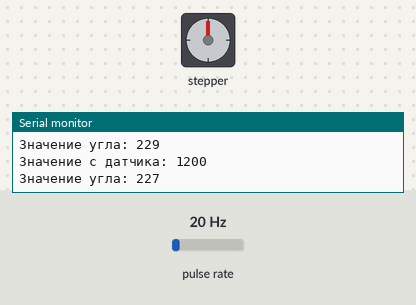
Bench run of a sketch on a simulated Arduino Uno, built with avr-gcc and run on an emulated ATmega328P. Parts: stepper motor, the last lines printed to the serial monitor. Wiring (inferred from the names in the program): pulse sensor: data pin 2; stepper motor driver (200 steps per turn assumed): step pin 8; direction pin 6. The test bench sets the inputs (shaded band); at power-on: pulse rate 20 Hz.

Above: at 1.2 s.
1.3 s: pulse rate (sensor on pin 2) set to 4 Hz
4.3 s: pulse rate (sensor on pin 2) set to 50 Hz
At 5.41 s:
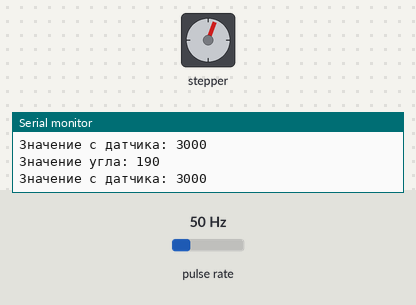
10.3 s: pulse rate (sensor on pin 2) set to 0 Hz
At 10.42 s:
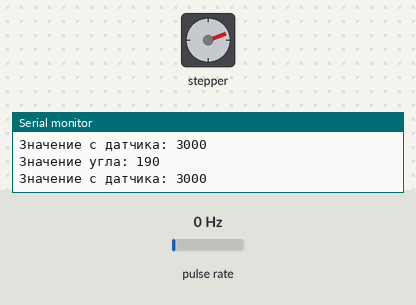
13.3 s: pulse rate (sensor on pin 2) set to 196 Hz
At 13.49 s:
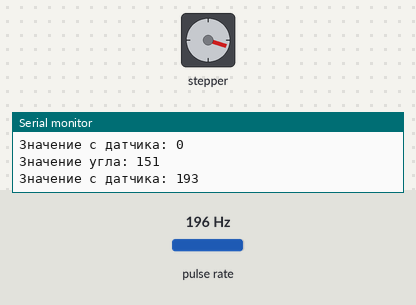
Timing chart, 0 to 27.5 s (numbered marks = the images above; inputs shaded):
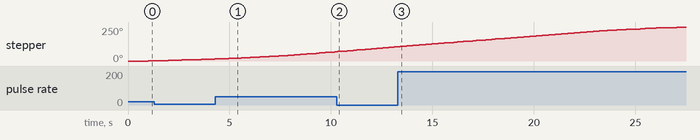

The sketch:

program.ino
```cpp
// ======================= НАСТРОЙКИ =======================

#define SENSOR_PIN 2 // пин подключения датчика

#define SENSOR_VALUE_MIN 0    // минимальное показание датчика
#define SENSOR_VALUE_MAX 1023 // макимальное показание датчика

#define STEP_PIN 8 // пин для подключения STEP пина
#define DIR_PIN 6  // пин для подключения DIR пина

#define MOTOR_SPEED 150  // скорость мотора (шагов/сек)
#define MOTOR_ACCEL 1    // величина ускорения/торможения (шаг/сек^2)
#define AUTO_POWER false // отключать мотор при достижении цели (true/false)

#define STEPS_PER_DEGREE 1.8 // сколько градусов на 1 шаг
#define STEPS_PER_CIRCLE 200 // сколько шагов на 360 градусов
/*
  в интернете нашел информацию что за один шаг мотор 42HS40-1304A05-D24 поварачивается на 1.8 градусов,
  поэтому STEPS_PER_DEGREE будет 1.8, а соотвественно STEPS_PER_CIRCLE будет 200 (т.к. 360 / 1.8 = 200)
*/

#define ANGLE_MIN 0    // минимальный угол
#define ANGLE_MAX 2160 // максимальный угол (6 оборотов по 360 градусов = 2160)

#define MODE 1 // режимы работы (1, 2, 3)
/*
  1 - режим работы по оборотам в минуту
  2 - режим работы по частоте (Гц)
  3 - режим работы по периоду
*/

// ==========================================================


#include "StepperLib.h"
GStepper2<STEPPER2WIRE> stepper(STEPS_PER_CIRCLE, STEP_PIN, DIR_PIN);

#include "Tacho.h"
Tachometer tacho;

void motor_setup()
{
  stepper.setTarget(0);

  stepper.autoPower(AUTO_POWER);

  stepper.setMaxSpeed(MOTOR_SPEED);

  stepper.setAcceleration(MOTOR_ACCEL);
}

void setup()
{
  Serial.begin(9600);
  Serial.println("Начало работы");

  motor_setup();
  Serial.println("Мотор подключен");

  attachInterrupt(0, sensor, RISING);
  Serial.println("Датчик подключен");
}

void loop()
{
  stepper.tick();

  static int value = 0;
  static int steps = 0;
  static byte angle = 0;

  Serial.print("Значение с датчика: ");
  Serial.println(value);

  if (MODE == 1)
    value = tacho.getRPM();
  else if (MODE == 2)
    value = tacho.getHz();
  else if (MODE == 3)
    value = tacho.getUs();

  angle = map(value, SENSOR_VALUE_MIN, SENSOR_VALUE_MAX, ANGLE_MIN, ANGLE_MAX);

  steps = angle / STEPS_PER_DEGREE;
  stepper.setTarget(steps);

  Serial.print("Значение угла: ");
  Serial.println(angle);
}

void sensor()
{
  tacho.tick();
}
```

GStypes.h
```cpp
#ifndef _GStypes_h
#define _GStypes_h
enum GS_driverType {
    STEPPER2WIRE,
    STEPPER4WIRE,
    STEPPER4WIRE_HALF,
    STEPPER_PINS,
    STEPPER_VIRTUAL,
};


enum GS_posType {
    ABSOLUTE,
    RELATIVE,
};

#endif
```

StepperCore.h
```cpp
#ifndef _StepperCore_h
#define _StepperCore_h
#include <Arduino.h>
#include "GStypes.h"

#ifndef DRIVER_STEP_TIME
#define DRIVER_STEP_TIME 4
#endif

#define _PINS_AMOUNT ( (_TYPE == STEPPER_PINS) ? (_DRV == 0 ? 2 : 4) : (0) )

template <GS_driverType _DRV, GS_driverType _TYPE = STEPPER_PINS>
class Stepper {
public:
    Stepper(uint8_t pin1 = 255, uint8_t pin2 = 255, uint8_t pin3 = 255, uint8_t pin4 = 255, uint8_t pin5 = 255) {
        if (_TYPE == STEPPER_PINS) {
            if (_DRV == STEPPER2WIRE) {
                configurePin(0, pin1);
                configurePin(1, pin2);
                if (pin3 != 255) {
                    _enPin = pin3;
                    pinMode(_enPin, OUTPUT);
                }
            } else {
                configurePin(0, pin1);
                configurePin(1, pin2);
                configurePin(2, pin3);
                configurePin(3, pin4);
                if (pin5 != 255) {
                    _enPin = pin5;
                    pinMode(_enPin, OUTPUT);
                }
            }
        }
    }

    // сделать шаг
    void step() {
        pos += dir;
        if (_DRV == STEPPER2WIRE) {     // ~4 + DRIVER_STEP_TIME us
            stepDir();
        } else {                        // ~5.5 us
            thisStep += (_globDir ? dir : -dir);
            step4();
        }
    }

    // инвертировать поведение EN пина
    void invertEn(bool val) {
        _enDir = val;
    }

    // инвертировать направление мотора
    void reverse(bool val) {
        if (_DRV == STEPPER2WIRE) {
            if (_TYPE == STEPPER_PINS && _globDir != val) setPin(1, (dir > 0) ^ val);
        }
        _globDir = val;
    }

    // отключить питание и EN
    void disable() {
        if (_TYPE == STEPPER_PINS) {
            if (_DRV == STEPPER4WIRE || _DRV == STEPPER4WIRE_HALF) {
                setPin(0, 0);
                setPin(1, 0);
                setPin(2, 0);
                setPin(3, 0);
            }
            if (_enPin != 255) digitalWrite(_enPin, !_enDir);
        } else {
            if (*_power) _power(0);
            if (*_step && (_DRV == STEPPER4WIRE || _DRV == STEPPER4WIRE_HALF)) _step(0);
        }
    }

    // включить питание и EN
    void enable() {
        if (_TYPE == STEPPER_PINS) {
            // подадим прошлый сигнал на мотор, чтобы вал зафиксировался
            if (_DRV == STEPPER4WIRE || _DRV == STEPPER4WIRE_HALF) step4();
            if (_enPin != 255) digitalWrite(_enPin, _enDir);
        } else {
            if (*_power) _power(1);
            if (*_step && (_DRV == STEPPER4WIRE || _DRV == STEPPER4WIRE_HALF)) step4();
        }
    }

    // подключить обработчик шага
    void attachStep(void (*handler)(uint8_t)) {
        _step = handler;
    }

    // подключить обработчик питания
    void attachPower(void (*handler)(bool)) {
        _power = handler;
    }

    int32_t pos = 0;
    int8_t dir = 1;

private:
    // настройка пина
    void configurePin(int num, uint8_t pin) {
        pinMode(pin, OUTPUT);
        #ifdef __AVR__
        _port_reg[num] = portOutputRegister(digitalPinToPort(pin));
        _bit_mask[num] = digitalPinToBitMask(pin);
        #else
        _pins[num] = pin;
        #endif
    }

    // быстрая установка пина
    void setPin(int num, bool state) {
        #ifdef __AVR__
        if (state) *_port_reg[num] |= _bit_mask[num];
        else *_port_reg[num] &= ~_bit_mask[num];
        #else
        digitalWrite(_pins[num], state);
        #endif
    }

    // шаг для 4 фаз
    void step4() {
        if (_TYPE == STEPPER_PINS) {
            if (_DRV == STEPPER4WIRE) {
                // 0b11 берёт два бита, т.е. формирует 0 1 2 3 0 1..
                switch (thisStep & 0b11) {
                case 0: setPin(0, 1); setPin(1, 0); setPin(2, 1); setPin(3, 0); break;	// 1010
                case 1: setPin(0, 0); setPin(1, 1); setPin(2, 1); setPin(3, 0); break;	// 0110
                case 2: setPin(0, 0); setPin(1, 1); setPin(2, 0); setPin(3, 1); break;	// 0101
                case 3: setPin(0, 1); setPin(1, 0); setPin(2, 0); setPin(3, 1); break;	// 1001
                }
            } else if (_DRV == STEPPER4WIRE_HALF) {
                // 0b111 берёт три бита, т.е. формирует 0 1 2 4 5 6 7 0 1 2..
                switch (thisStep & 0b111) {
                case 0: setPin(0, 1); setPin(1, 0); setPin(2, 0); setPin(3, 0); break;	// 1000
                case 1: setPin(0, 1); setPin(1, 0); setPin(2, 1); setPin(3, 0); break;	// 1010
                case 2: setPin(0, 0); setPin(1, 0); setPin(2, 1); setPin(3, 0); break;	// 0010
                case 3: setPin(0, 0); setPin(1, 1); setPin(2, 1); setPin(3, 0); break;	// 0110
                case 4: setPin(0, 0); setPin(1, 1); setPin(2, 0); setPin(3, 0); break;	// 0100
                case 5: setPin(0, 0); setPin(1, 1); setPin(2, 0); setPin(3, 1); break;	// 0101
                case 6: setPin(0, 0); setPin(1, 0); setPin(2, 0); setPin(3, 1); break;	// 0001
                case 7: setPin(0, 1); setPin(1, 0); setPin(2, 0); setPin(3, 1); break;	// 1001
                }
            }
        } else if (*_step) {
            if (_DRV == STEPPER4WIRE) {
                switch (thisStep & 0b11) {
                case 0: _step(0b1010); break;	// 1010
                case 1: _step(0b0110); break;	// 0110
                case 2: _step(0b0101); break;	// 0101
                case 3: _step(0b1001); break;	// 1001
                }
            } else if (_DRV == STEPPER4WIRE_HALF) {
                switch (thisStep & 0b111) {
                case 0: _step(0b1000); break;	// 1000
                case 1: _step(0b1010); break;	// 1010
                case 2: _step(0b0010); break;	// 0010
                case 3: _step(0b0110); break;	// 0110
                case 4: _step(0b0100); break;	// 0100
                case 5: _step(0b0101); break;	// 0101
                case 6: _step(0b0001); break;	// 0001
                case 7: _step(0b1001); break;	// 1001
                }
            }
        }
    }

    // шажочек степдир
    void stepDir() {
        if (_TYPE == STEPPER_PINS) {
            if (_pdir != dir) {
                _pdir = dir;
                setPin(1, (dir > 0) ^ _globDir);	// DIR
            }
            setPin(0, 1);	// step HIGH
            if (DRIVER_STEP_TIME > 0) delayMicroseconds(DRIVER_STEP_TIME);
            setPin(0, 0);	// step LOW
        } else if (*_step) {
            _step((dir > 0) ^ _globDir);
        }
    }

    int8_t _enPin = 255;
    bool _enDir = false;
    bool _globDir = false;
    int8_t _pdir = 0;
    int8_t thisStep = 0;

    void (*_step)(uint8_t a) = NULL;
    void (*_power)(bool a) = NULL;

#ifdef __AVR__
    volatile uint8_t *_port_reg[_PINS_AMOUNT];
    volatile uint8_t _bit_mask[_PINS_AMOUNT];
#else
    uint8_t _pins[_PINS_AMOUNT];
#endif
};

#endif
```

Tacho.h
```cpp
#ifndef _Tachometer_h
#define _Tachometer_h
#include <Arduino.h>

class Tachometer {
public:
    // тикер - вызывать в прерывании по фронту
    void tick() {
        if (ticks <= window) {
            if (!ticks) tmr = micros();
            if (ticks == window) tmr = micros() - tmr;
            ticks++;
        }
    }

    // установка количества тиков для счёта времени (по умолч 10)
    void setWindow(uint8_t nwindow) {
        window = nwindow;
        ticks = 0;
    }

    // таймаут прерываний (мс), после которого считается что вращение прекратилось (по умолч 1000)
    void setTimeout(uint16_t ntout) {
        tout = ntout;
    }

    // получить обороты в минуту
    uint32_t getRPM() {
        return getTime() ? (60000000ul / prd) : 0;
    }

    // получить частоту в герцах
    float getHz() {
        return getTime() ? (1000000.0 / prd) : 0;
    }

    // получить период в мкс
    uint32_t getUs() {
        return getTime() ? prd : 0;
    }

private:
    bool getTime() {
        if (ticks > window) {
            tmrMs = millis();
            prd = (uint32_t)tmr / window;
            ticks = 0;
        }
        return (millis() - tmrMs < tout && prd);
    }

    volatile uint32_t tmr;
    volatile uint8_t ticks = 0;

    uint8_t window = 10;
    uint32_t tmrMs = millis();
    uint32_t prd = 0;
    uint16_t tout = 1000;
};
#endif
```

Source omitted: StepperLib.h (13516 bytes)
